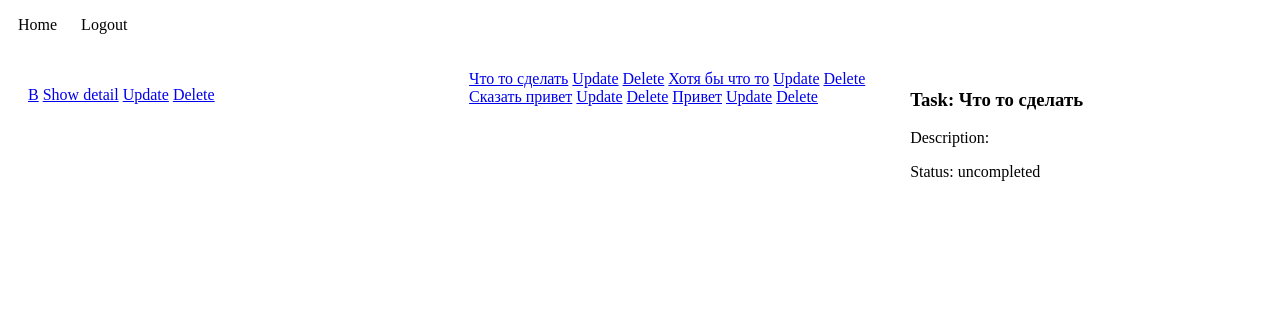
The app's page /task/1/ (signed in), older data.
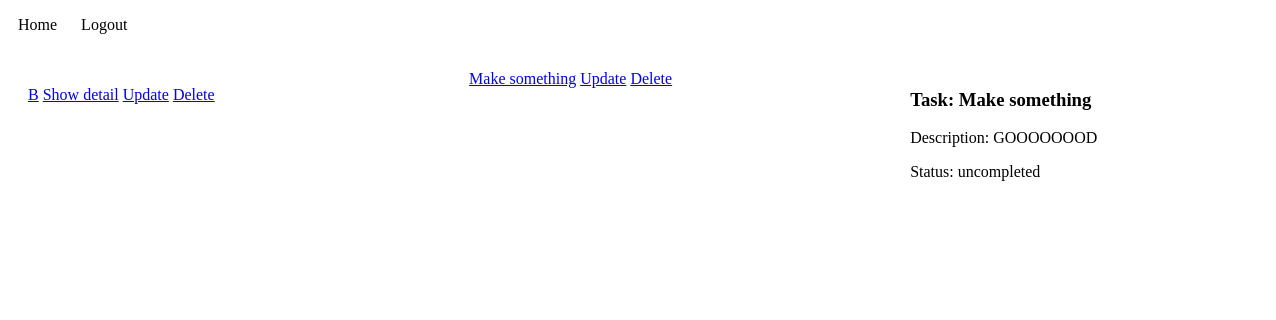
The same page, newer data.
### todolist/models.py (models this page shows, shortened)
class List(models.Model):
    name = models.CharField(max_length=128, verbose_name="List name")
    owner = models.ForeignKey(User, on_delete=models.CASCADE)
    def __str__(self):
        return self.name

class Task(models.Model):
    title = models.CharField(max_length=255, verbose_name="Task")
    description = models.TextField(blank=True, verbose_name="Description")
    completed = models.BooleanField(default=False, verbose_name="Task status")
    list = models.ForeignKey(List, on_delete=models.CASCADE, verbose_name="Task list")
    node_order_by = ['title']
    def __str__(self):
        return self.title

### todolist/views.py (the view)
# urls.py: path("task/<int:pk>/", ShowTask.as_view(), name="task_info"),
class ShowTask(LoginRequiredMixin, DataMixin, DetailView):
    model = Task
    template_name = "todolist/task_info.html"
    context_object_name = "task"
    def get_context_data(self, *, object_list=None, **kwargs):
        context = super().get_context_data(**kwargs)
        context["tasks"] = Task.objects.filter(list=context["task"].list.pk)
        c_def = self.get_user_context(user=self.request.user.id)
        return dict(list(context.items()) + list(c_def.items()))
    def get_object(self, queryset=None):
        obj = super(ShowTask, self).get_object(queryset)
        if not obj.list.owner.id == self.request.user.pk:
            raise PermissionDenied
        return obj

### todolist/utils.py (called while the page is built)
    def get_user_context(self, **kwargs):
        context = kwargs
        context["lists"] = List.objects.filter(owner=kwargs["user"])
        return context

### todolist/templates/todolist/task_info.html
{% extends 'todolist/tasks_list.html' %}
{% block task_description %}
    <h3>Task: {{ task.title }}</h3>
    <p>Description: {{ task.description }}</p>
    {% if task.completed %}
        <p>Status: completed</p>
    {% else %}
        <p>Status: uncompleted</p>
    {% endif %}
{% endblock %}

### todolist/templates/todolist/tasks_list.html (shortened to what this page needs)
{% extends 'todolist/index.html' %}
{% block tasks %}
    {% for task in tasks %}
        <a href="{% url 'task_info' task.pk %}">{{ task|truncatechars:20 }}</a>
        <a href="{% url 'task_update' task.pk %}">Update</a>
        <a href="{% url 'task_delete' task.pk %}">Delete</a>
    {% endfor %}
{% endblock %}

### todolist/templates/todolist/index.html
{% extends 'todolist/base.html' %}
{% block content %}
    <div class="main-container">
        <div class="main-left-block">
            {% block lists %}
                {% for list in lists %}
                    <p>
                        <a href="{% url 'tasks' list.pk %}">{{ list|truncatechars:20 }}</a>
                        <a href="{% url 'list_info' list.pk %}">Show detail</a>
                        <a href="{% url 'list_update' list.pk %}">Update</a>
                        <a href="{% url 'list_delete' list.pk %}">Delete</a>
                    </p>
                {% endfor %}
            {% endblock %}
        </div>
        <div class="main-center-block">
            {% block tasks %}{% endblock %}
        </div>
        <div class="main-right-block">
            {% block task_description %}{% endblock %}
        </div>
    </div>
{% endblock %}

### todolist/templates/todolist/base.html (shortened to what this page needs)
{% load static %}
<!DOCTYPE html>
<html lang="en">
<head>
    <link type="text/css" href="{% static 'todolist/css/style.css' %}" rel="stylesheet"/>
</head>
<body>
<header>
    <ul>
        {% if request.user.is_authenticated %}
            <li>
                <a href="{% url 'home' %}">Home</a>
            </li>
            <li>
                <a href="{% url 'logout' %}">Logout</a>
            </li>
        {% endif %}
    </ul>
</header>
{% block content %}
{% endblock %}
</body>
</html>

### todolist/static/todolist/css/style.css (style rules this page uses)
header > ul > li { list-style-type: none; display: inline; margin: 10px; }
header > ul { padding: 0; }
header > ul > li > a { text-decoration: none; color: #000000; }
.main-container { display: flex; padding: 10px; }
.main-left-block, .main-center-block, .main-right-block { padding: 10px; flex: 0 0 33vw; }

Row changes from the older to the newer data that the page shows:
removed List: name "В"
removed Task: title "Хотя бы что то"
removed Task: title "Сказать привет"
removed Task: title "Привет"
added List: name "B"
changed Task: title "Что то сделать" → "Make something"; description (not shown) → "GOOOOOOOD"
